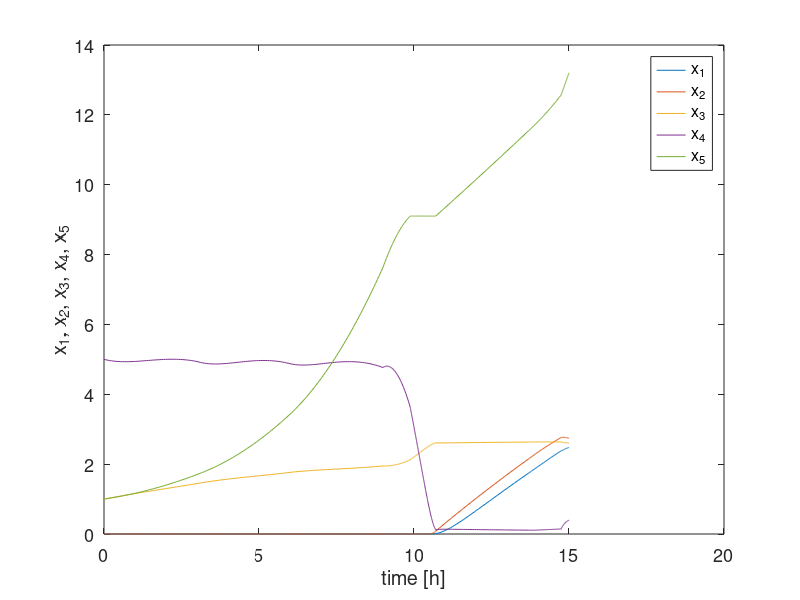
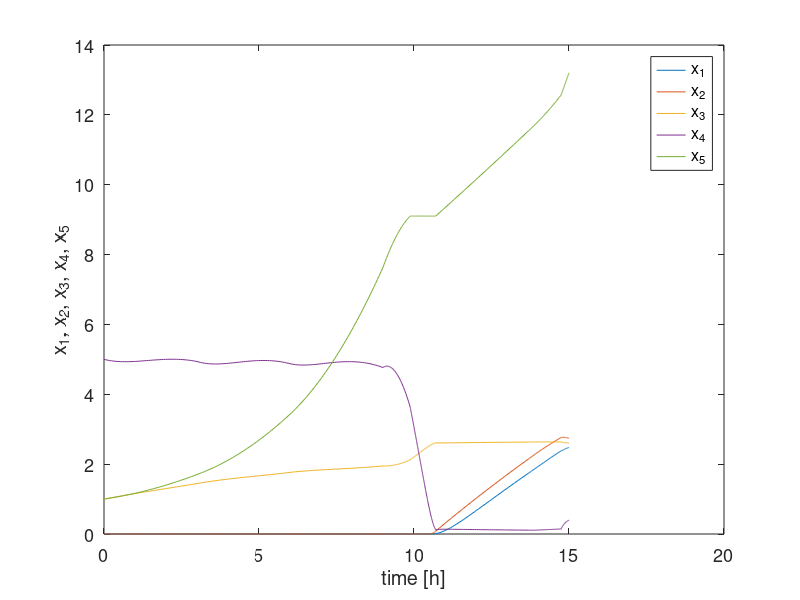
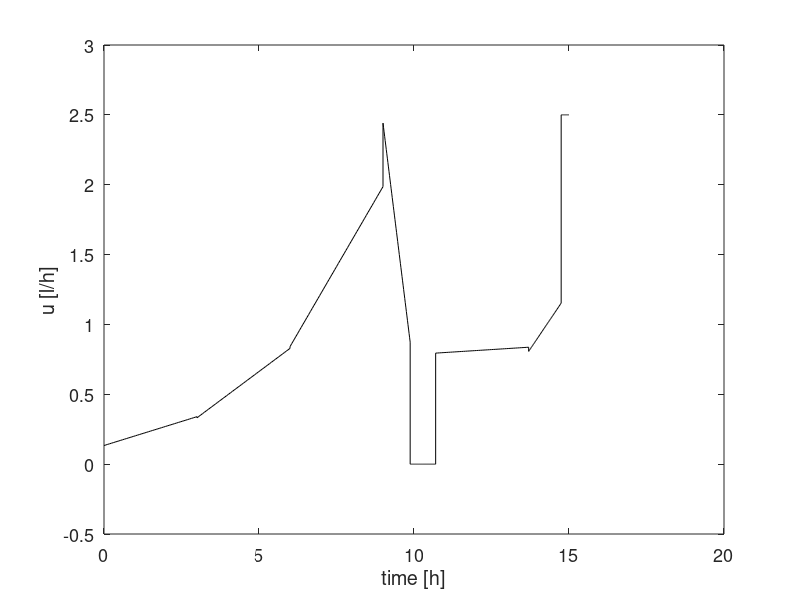

Source code (MATLAB) for these figures, in order:
load optimprofiles tplot uplot xplot
% control input
close all
figure
plot(tplot,uplot,'k')
xlabel('time [h]')
ylabel(['u [l/h]'])
set(gca,'FontSize',13)
box on
% control output
figure
plot(tplot,xplot)
box on
set(gca,'FontSize',13)
xlabel('time [h]')
ylabel('x_1, x_2, x_3, x_4, x_5')
legend('x_1','x_2','x_3','x_4','x_5')

print('-f1','u','-depsc')
print('-f2','x','-depsc')